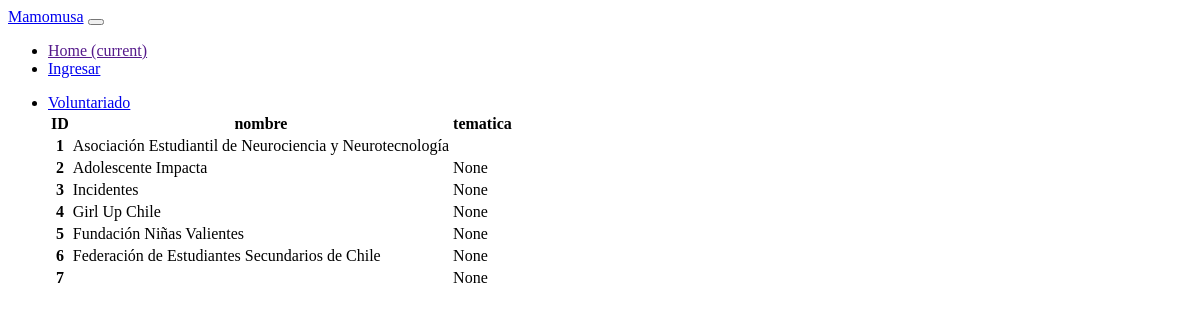
Page /ver_voluntariados/ on the earlier database version.
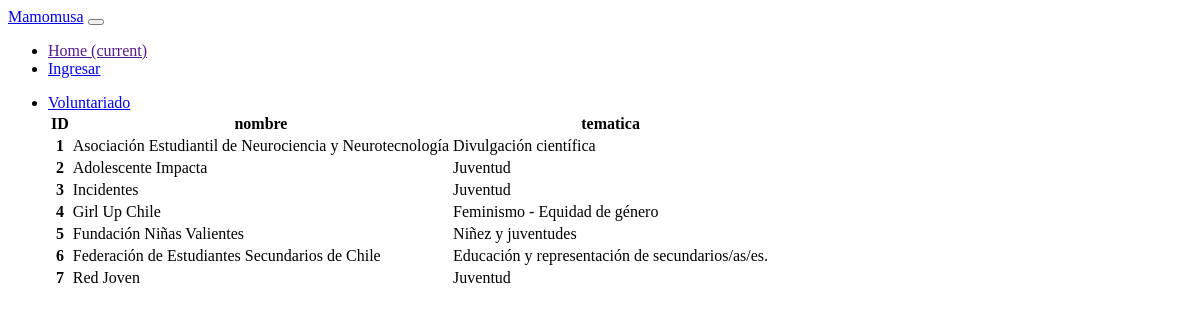
Same page on the later database version.
### aplicacion1/models.py (models this page shows)
class clases(models.Model):
    nombre = models.CharField(max_length=30)
    tematica= models.CharField(max_length=30, null=True)

### mysite/views.py (the view)
# urls.py: path('ver_voluntariados/' , views.Bdatos , name='ver_voluntariados'),
def Bdatos(request):
    voluntariado= clases.objects.all()
    return render(request, 'ver_voluntariado.html' , {"Clases": voluntariado })

### aplicacion1/templates/ver_voluntariado.html
{% extends 'base.html' %}
{% block content %}
  <table class="table table-striped">
              <thead>
                <tr>
                  <th scope="col">ID</th>
                  <th scope="col">nombre</th>
                  <th scope="col">tematica</th>
                </tr>
              </thead>
              <tbody>
              {% for vol in Clases %}
                <tr>
                  <th scope="row">{{vol.id}}</th>
                  <td>{{vol.nombre}}</td>
                  <td>{{vol.tematica}}</td>
                </tr>
              </tbody>
              {% endfor %}
  </table>
  {% endblock %}

### aplicacion1/templates/base.html (shortened to what this page needs)
<!DOCTYPE html>
<html lang="es">
<head>
</head>
<body>
    <nav class="navbar navbar-expand-lg navbar-light bg-primary">
        <a class="navbar-brand" href="/">Mamomusa</a>
        <button class="navbar-toggler" type="button" data-toggle="collapse" data-target="#navbarNav"
            aria-controls="navbarNav" aria-expanded="false" aria-label="Toggle navigation">
        </button>
        <div class="collapse navbar-collapse" id="navbarNav">
            <ul class="navbar-nav">
                <li class="nav-item">
                    <a class="nav-link" href="">Home <span class="sr-only">(current)</span></a>
                </li>
                <li class="nav-item">
                    <a class="nav-link" href=
                    {% if request.user.is_authenticated %}
                     <li><a href= " ">salir</a></li>
                    {% else %}
                    <li><a href= {% url "login" %}>Ingresar</a></li>
                    {% endif %}
            </ul>
        </div>
    </nav>
    <ul class="nav">
        <li class="nav-item">
          <a class="nav-link " aria-current="page" href={% url "ver_voluntariados" %}>Voluntariado</a></li>
    <div class= "content_container ">
        {% block content %}
        {% endblock %}
    </div>
</body>
</html>

Differences in the rows shown:
changed clases "Asociación Estudiantil de Neurociencia y Neurotecnología": tematica (not shown) → "Divulgación científica"
changed clases "Adolescente Impacta": tematica "None" → "Juventud"
changed clases "Incidentes": tematica "None" → "Juventud"
changed clases "Girl Up Chile": tematica "None" → "Feminismo - Equidad de género"
changed clases "Fundación Niñas Valientes": tematica "None" → "Niñez y juventudes"
changed clases "Federación de Estudiantes Secundarios de Chile": tematica "None" → "Educación y representación de secundarios/as/es."
changed clases id 7: nombre (not shown) → "Red Joven"; tematica "None" → "Juventud"
